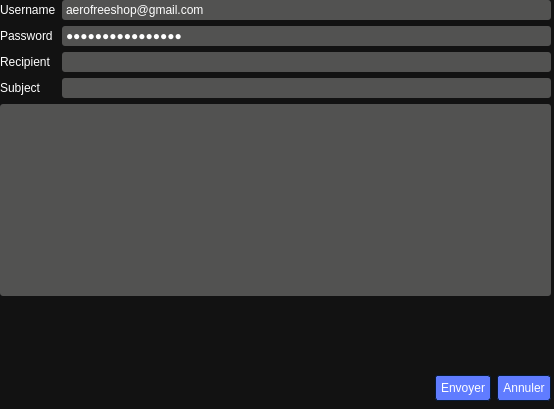
<?xml version="1.0" encoding="UTF-8"?>
<ui version="4.0">
 <class>dialog_mailing</class>
 <widget class="QDialog" name="dialog_mailing">
  <property name="geometry">
   <rect>
    <x>0</x>
    <y>0</y>
    <width>554</width>
    <height>409</height>
   </rect>
  </property>
  <property name="windowTitle">
   <string>Dialog</string>
  </property>
  <property name="styleSheet">
   <string notr="true">/*-----QWidget-----*/
QWidget{ 	background-color: #121212; color: #ffffff; border-color: #051a39; }
/*-----QLabel-----*/
QLabel{ background-color: transparent; color: #ffffff; }
QLabel::disabled{ background-color: transparent; color: #656565; }
/*-----QMenuBar-----*/
QMenuBar{ background-color: #0a0a0a; color: #ffffff; border-color: #051a39; }
QMenuBar::disabled{ background-color: #404040; color: #656565; border-color: #051a39; }
QMenuBar::item{  background-color: transparent; }
QMenuBar::item:selected{ background-color: #607cff;  border: 1px solid #41cd52; }
QMenuBar::item:pressed{ background-color: #4969ff; border: 1px solid #000; margin-bottom: -1px; padding-bottom: 1px; }
/*-----QMenu-----*/
QMenu{ background-color: #121212; border: 1px solid; color: #ffffff; }
QMenu::separator{ height: 1px; background-color: #6d8eff; color: #ffffff; padding-left: 4px; margin-left: 10px; margin-right: 5px; }
QMenu::item{ min-width : 150px; padding: 3px 20px 3px 20px; }
QMenu::item:selected{ background-color: #4969ff; color: #ffffff; }
QMenu::item:disabled{ color: #262626; }
/*-----QToolTip-----*/
QToolTip{ border : 1px solid #000000; background-color: #26264f; color: #ffffff; border-color: #051a39; }
/*-----QPushButton-----*/
QPushButton{ background-color: #607cff; color: #ffffff; border-style: solid; border-width: 1px; border-radius: 3px; border-color: #051a39; padding: 5px; }
QPushButton::disabled{ background-color: #404040; color: #656565; border-color: #051a39;}
QPushButton::hover{ background-color: #8399ff; color: #ffffff; border-style: solid; border-width: 1px; border-radius: 3px; border-color: #051a39; padding: 5px;}
QPushButton::pressed{ background-color: #4969ff; color: #ffffff; border-style: solid; border-width: 1px; border-radius: 3px; border-color: #051a39; padding: 5px; }
/*-----QToolButton-----*/
QToolButton{ background-color: #607cff; color: #ffffff; border-width: 1px; border-radius: 3px; border-color: #051a39; padding: 3px;  }
QToolButton::disabled{ background-color: #404040; color: #656565; border-color: #051a39; }
QToolButton::hover{ background-color: #8399ff; color: #ffffff; border-width: 1px; border-radius: 3px; border-color: #051a39; padding: 3px; }
QToolButton::pressed{ background-color: #4969ff; color: #ffffff; border-width: 1px; border-radius: 3px; border-color: #051a39; padding: 3px; }
/*-----QComboBox-----*/
QComboBox{ background-color: #607cff; border: 1px solid; border-radius: 3px; padding-left: 6px; color: #ffffff;  height: 20px; }
QComboBox::disabled{ background-color: #404040; color: #656565; border-color: #051a39; }
QComboBox:hover{ background-color: #8399ff; }
QComboBox:on{ background-color: #4969ff; }
QComboBox QAbstractItemView{ background-color: #383838; color: #ffffff; border: 1px solid black; selection-background-color: #4969ff; selection-color: #ffffff; outline: 0; }
/*-----QSpinBox &amp; QDoubleSpinBox &amp; QDateTimeEdit-----*/
QSpinBox, QDoubleSpinBox, QDateTimeEdit { background-color: #525251; color: #ffffff; border: 1px solid #051a39; border-radius: 3px; padding : 2px; }
QSpinBox::disabled, QDoubleSpinBox::disabled, QDateTimeEdit::disabled { background-color: #404040; color: #656565; border-color: #051a39; }
QSpinBox:hover, QDoubleSpinBox::hover, QDateTimeEdit::hover { background-color: #626262; border: 1px solid #607cff; color:  #fff; padding: 2px }
QSpinBox::disabled, QDoubleSpinBox::disabled, QDateTimeEdit::disabled { background-color: #404040; color: #656565; border-color: #051a39; }
QSpinBox::up-button:hover, QSpinBox::down-button:hover, QDoubleSpinBox::up-button:hover, QDoubleSpinBox::down-button:hover, QDateTimeEdit::up-button:hover, QDateTimeEdit::down-button:hover { background-color: #8399ff; border: 1px solid #8399ff; }
QSpinBox::up-button:disabled, QSpinBox::down-button:disabled, QDoubleSpinBox::up-button:disabled, QDoubleSpinBox::down-button:disabled, QDateTimeEdit::up-button:disabled, QDateTimeEdit::down-button:disabled { background-color: #404040; color: #656565; border-color: #051a39; }
QSpinBox::up-button:pressed, QSpinBox::down-button:pressed, QDoubleSpinBox::up-button:pressed, QDoubleSpinBox::down-button::pressed, QDateTimeEdit::up-button:pressed, QDateTimeEdit::down-button::pressed { background-color: #4969ff; border: 1px solid #4969ff; }
/*-----QLineEdit-----*/
QLineEdit { background-color: #525251; color: #ffffff; border-width: 1px; border-radius: 3px; border-color: #051a39; padding: 2px; }
QLineEdit::disabled { background-color: #404040; color: #656565; border-width: 1px; border-radius: 3px; border-color: #051a39; padding: 2px; }
/*-----QTextEdit-----*/
QTextEdit { background-color: #525251; color: #ffffff; border-width: 1px; border-radius: 3px; border-color: #051a39; padding: 2px; }
QTextEdit::disabled { background-color: #404040; color: #656565; border-width: 1px; border-radius: 3px; border-color: #051a39; padding: 2px; }
/*-----QGroupBox-----*/
QGroupBox  { border: 1px solid; border-color: #607cff; margin-top: 22px; }
QGroupBox::title { background-color: #607cff; color: #ffffff; subcontrol-origin: margin; subcontrol-position: top left; padding: 5px; border-top-left-radius: 3px; border-top-right-radius: 3px; }
QGroupBox::title::disabled { background-color: #404040; color: #656565; subcontrol-origin: margin; subcontrol-position: top left; padding: 5px; border-top-left-radius: 3px; border-top-right-radius: 3px; }
/*-----QRadioButton-----*/
QRadioButton::indicator::unchecked { border: 2px inset gray; border-radius: 5px; background-color:  #fff; width: 9px; height: 9px; }
QRadioButton::indicator::unchecked:hover { border: 2px solid #607cff; border-radius: 5px; background-color:  #fff; width: 9px; height: 9px; }
QRadioButton::indicator::checked { border: 2px inset darkgray; border-radius: 5px; background-color: #4969ff; width: 9px; height: 9px; }
QRadioButton::disabled { color: #656565; }
QRadioButton::indicator:disabled { background-color: #656565; color: #656565;  border: 2px solid #656565; }
/*-----QTableView &amp; QTableWidget-----*/
QTableView { background-color: #242526; border: 1px solid #32414B; color: #f0f0f0; gridline-color: #8faaff; outline : 0; }
QTableView::disabled { background-color: #242526; border: 1px solid #32414B; color: #656565;  gridline-color: #656565; outline : 0; }
QTableView::item:hover { background-color: #26264f;  color: #f0f0f0; }
QTableView::item:selected { background-color: #1a1b1c; border: 2px solid #4969ff; color: #F0F0F0; }
QTableView::item:selected:disabled {  background-color: #1a1b1c; border: 2px solid #525251; color: #656565; }
QTableCornerButton::section { background-color: #505050; color: #fff; }
QHeaderView::section { background-color: #525251; color: #fff; text-align: left; padding: 4px; }
QHeaderView::section:disabled { background-color: #525251; color: #656565; }
QHeaderView::section:checked { color: #fff; background-color: #4969ff; }
QHeaderView::section:checked:disabled { color: #656565; background-color: #525251; }
QHeaderView::section::vertical::first, QHeaderView::section::vertical::only-one { border-top: 1px solid #353635; }
QHeaderView::section::vertical {  border-top: 1px solid #353635; }
QHeaderView::section::horizontal::first, QHeaderView::section::horizontal::only-one { border-left: 1px solid #353635; }
QHeaderView::section::horizontal { border-left: 1px solid #353635; }
/*-----QTabWidget-----*/
QTabBar::tab { background-color: #262626; color: #ffffff; border-style: solid; border-width: 1px; border-top-left-radius: 3px; border-top-right-radius: 3px; border-color: #051a39; padding: 5px; }
QTabBar::tab:disabled { background-color: #656565; color: #656565; }
QTabWidget::pane { background-color: #262626; color: #ffffff;  border: 1px solid; border-color: #607cff; }
QTabBar::tab:selected { background-color: #607cff; color: #ffffff; border-style: solid; border-width: 1px; border-top-left-radius: 3px; border-top-right-radius: 3px; border-color: #051a39; padding: 5px; }
QTabBar::tab:selected:disabled { background-color: #404040; color: #656565; }
QTabBar::tab:!selected { background-color: #262626; }
QTabBar::tab:!selected:hover { background-color: #8399ff; }
QTabBar::tab:top:!selected { margin-top: 3px; }
QTabBar::tab:bottom:!selected { margin-bottom: 3px; }
QTabBar::tab:top, QTabBar::tab:bottom { min-width: 8ex; margin-right: -1px; padding: 5px 10px 5px 10px; }
QTabBar::tab:top:selected { border-bottom-color: none; }
QTabBar::tab:bottom:selected { border-top-color: none; }
QTabBar::tab:top:last, QTabBar::tab:bottom:last, QTabBar::tab:top:only-one, QTabBar::tab:bottom:only-one { margin-right: 0; }
QTabBar::tab:left:!selected { margin-right: 3px; }
QTabBar::tab:right:!selected { margin-left: 3px; }
QTabBar::tab:left, QTabBar::tab:right { min-height: 8ex; margin-bottom: -1px; padding: 10px 5px 10px 5px; }
QTabBar::tab:left:selected { border-left-color: none; }
QTabBar::tab:right:selected { border-right-color: none; }
QTabBar::tab:left:last, QTabBar::tab:right:last, QTabBar::tab:left:only-one, QTabBar::tab:right:only-one { margin-bottom: 0; }
/*-----QScrollBar-----*/
QScrollBar:horizontal{ border: 1px solid #222222; background-color: #3d3d3d; height: 13px; margin: 0px 16px 0 16px; }
QScrollBar::handle:horizontal{ background: #607cff; min-height: 20px; }
QScrollBar::add-line:horizontal{ border: 1px solid #1b1b19; background-color: #607cff; width: 14px; subcontrol-position: right; subcontrol-origin: margin; }
QScrollBar::sub-line:horizontal{ border: 1px solid #1b1b19; background-color: #607cff; width: 14px; subcontrol-position: left; subcontrol-origin: margin; }
QScrollBar::right-arrow:horizontal{ image: url(://arrow-right.png); width: 6px; height: 6px; }
QScrollBar::left-arrow:horizontal{ image: url(://arrow-left.png); width: 6px; height: 6px; }
QScrollBar::add-page:horizontal, QScrollBar::sub-page:horizontal{ background: none; }
QScrollBar:vertical{ background-color: #3d3d3d; width: 13px; margin: 16px 0 16px 0; border: 1px solid #222222;}
QScrollBar::handle:vertical{ background-color: #607cff; min-height: 20px; }
QScrollBar::add-line:vertical{ border: 1px solid #1b1b19; background-color: #607cff; height: 14px; subcontrol-position: bottom; subcontrol-origin: margin;}
QScrollBar::sub-line:vertical{ border: 1px solid #1b1b19; background-color: #607cff; height: 14px; subcontrol-position: top; subcontrol-origin: margin; }
QScrollBar::up-arrow:vertical{ image: url(://arrow-up.png); width: 6px; height: 6px; }
QScrollBar::down-arrow:vertical{ image: url(://arrow-down.png); width: 6px; height: 6px; }
QScrollBar::add-page:vertical, QScrollBar::sub-page:vertical{ background: none; }
/*-----QProgressBar-----*/
QProgressBar{ background-color: #383838; color: #ffffff; border: 1px solid #607cff; border-radius: 3px; text-align: center; }
QProgressBar::chunk { background-color: #607cff; color: #fff; }
QProgressBar::chunk:disabled { background-color: #656565; border: 1px solid #aaa; color: #656565;}
/*-----QStatusBar-----*/
QStatusBar{ background-color: #0a0a0a; color: #ffffff; border-color: #051a39; }


</string>
  </property>
  <widget class="QWidget" name="layoutWidget">
   <property name="geometry">
    <rect>
     <x>0</x>
     <y>0</y>
     <width>551</width>
     <height>401</height>
    </rect>
   </property>
   <layout class="QVBoxLayout" name="verticalLayout">
    <item>
     <layout class="QFormLayout" name="formLayout">
      <item row="0" column="0">
       <widget class="QLabel" name="nomLabel">
        <property name="text">
         <string>Username</string>
        </property>
       </widget>
      </item>
      <item row="0" column="1">
       <widget class="QLineEdit" name="uname">
        <property name="styleSheet">
         <string notr="true"/>
        </property>
        <property name="text">
         <string>aerofreeshop@gmail.com</string>
        </property>
       </widget>
      </item>
      <item row="1" column="0">
       <widget class="QLabel" name="prenomLabel">
        <property name="text">
         <string>Password</string>
        </property>
       </widget>
      </item>
      <item row="1" column="1">
       <widget class="QLineEdit" name="passwd_2">
        <property name="styleSheet">
         <string notr="true"/>
        </property>
        <property name="text">
         <string>onqiboabkmqgjdob</string>
        </property>
        <property name="echoMode">
         <enum>QLineEdit::Password</enum>
        </property>
       </widget>
      </item>
      <item row="2" column="0">
       <widget class="QLabel" name="recipientLabel">
        <property name="text">
         <string>Recipient</string>
        </property>
       </widget>
      </item>
      <item row="2" column="1">
       <widget class="QLineEdit" name="recipient_2">
        <property name="styleSheet">
         <string notr="true"/>
        </property>
        <property name="text">
         <string/>
        </property>
       </widget>
      </item>
      <item row="3" column="0">
       <widget class="QLabel" name="subjectLabel">
        <property name="text">
         <string>Subject</string>
        </property>
       </widget>
      </item>
      <item row="3" column="1">
       <widget class="QLineEdit" name="subjectLineEdit_2">
        <property name="styleSheet">
         <string notr="true"/>
        </property>
        <property name="text">
         <string/>
        </property>
       </widget>
      </item>
     </layout>
    </item>
    <item>
     <widget class="QTextEdit" name="message_2">
      <property name="styleSheet">
       <string notr="true"/>
      </property>
      <property name="html">
       <string>&lt;!DOCTYPE HTML PUBLIC &quot;-//W3C//DTD HTML 4.0//EN&quot; &quot;http://www.w3.org/TR/REC-html40/strict.dtd&quot;&gt;
&lt;html&gt;&lt;head&gt;&lt;meta name=&quot;qrichtext&quot; content=&quot;1&quot; /&gt;&lt;style type=&quot;text/css&quot;&gt;
p, li { white-space: pre-wrap; }
&lt;/style&gt;&lt;/head&gt;&lt;body style=&quot; font-family:'MS Shell Dlg 2'; font-size:7.8pt; font-weight:400; font-style:normal;&quot;&gt;
&lt;p style=&quot;-qt-paragraph-type:empty; margin-top:0px; margin-bottom:0px; margin-left:0px; margin-right:0px; -qt-block-indent:0; text-indent:0px; font-family:'MS Shell Dlg 2'; font-size:8.25pt;&quot;&gt;&lt;br /&gt;&lt;/p&gt;
&lt;p style=&quot;-qt-paragraph-type:empty; margin-top:0px; margin-bottom:0px; margin-left:0px; margin-right:0px; -qt-block-indent:0; text-indent:0px; font-family:'MS Shell Dlg 2'; font-size:8.25pt;&quot;&gt;&lt;br /&gt;&lt;/p&gt;&lt;/body&gt;&lt;/html&gt;</string>
      </property>
     </widget>
    </item>
    <item>
     <spacer name="verticalSpacer">
      <property name="orientation">
       <enum>Qt::Vertical</enum>
      </property>
      <property name="sizeHint" stdset="0">
       <size>
        <width>20</width>
        <height>40</height>
       </size>
      </property>
     </spacer>
    </item>
    <item>
     <layout class="QHBoxLayout" name="horizontalLayout">
      <item>
       <spacer name="horizontalSpacer">
        <property name="orientation">
         <enum>Qt::Horizontal</enum>
        </property>
        <property name="sizeHint" stdset="0">
         <size>
          <width>40</width>
          <height>20</height>
         </size>
        </property>
       </spacer>
      </item>
      <item>
       <widget class="QPushButton" name="envoyer_dialog_2">
        <property name="text">
         <string>Envoyer</string>
        </property>
       </widget>
      </item>
      <item>
       <widget class="QPushButton" name="annuler_mail_2">
        <property name="text">
         <string>Annuler</string>
        </property>
       </widget>
      </item>
     </layout>
    </item>
   </layout>
  </widget>
 </widget>
 <resources/>
 <connections/>
</ui>
